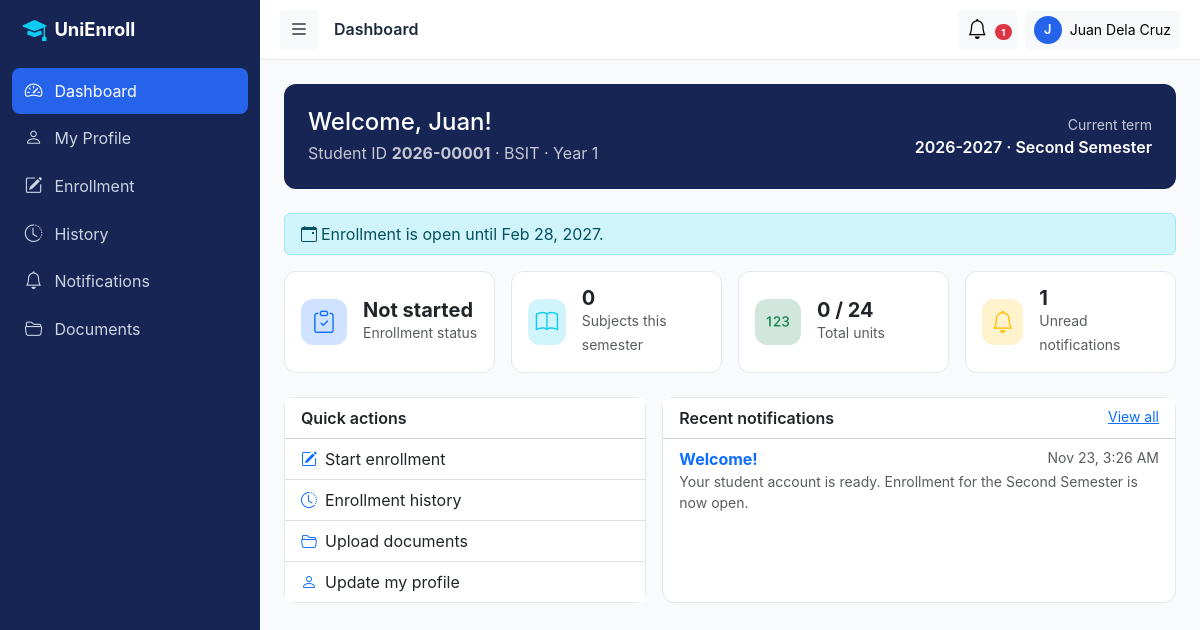
The app's page /student/dashboard.php (signed in) with its own data.
### tables this page shows
CREATE TABLE students (
  id              INT UNSIGNED AUTO_INCREMENT PRIMARY KEY,
  user_id         INT UNSIGNED NOT NULL,
  student_no      VARCHAR(20)  NOT NULL,               
  first_name      VARCHAR(60)  NOT NULL,
  middle_name     VARCHAR(60)  NULL,
  last_name       VARCHAR(60)  NOT NULL,
  gender          ENUM('male','female','other') NULL,
  birth_date      DATE NULL,
  phone           VARCHAR(30)  NULL,
  address         VARCHAR(255) NULL,
  program_id      INT UNSIGNED NOT NULL,
  year_level      TINYINT UNSIGNED NOT NULL DEFAULT 1,
  profile_picture VARCHAR(255) NULL,
  status          ENUM('active','inactive','graduated') NOT NULL DEFAULT 'active',
  created_at      TIMESTAMP NOT NULL DEFAULT CURRENT_TIMESTAMP,
  updated_at      TIMESTAMP NOT NULL DEFAULT CURRENT_TIMESTAMP ON UPDATE CURRENT_TIMESTAMP,
  UNIQUE KEY uq_students_user (user_id),
  UNIQUE KEY uq_students_no (student_no),
  KEY idx_students_name (last_name, first_name),
  KEY idx_students_program_year (program_id, year_level),
  CONSTRAINT fk_students_user FOREIGN KEY (user_id)
    REFERENCES users(id) ON UPDATE CASCADE ON DELETE CASCADE,
  CONSTRAINT fk_students_program FOREIGN KEY (program_id)
    REFERENCES programs(id) ON UPDATE CASCADE ON DELETE RESTRICT
);

CREATE TABLE programs (
  id            INT UNSIGNED AUTO_INCREMENT PRIMARY KEY,
  department_id INT UNSIGNED NOT NULL,
  code          VARCHAR(20)  NOT NULL,
  name          VARCHAR(150) NOT NULL,
  duration_years TINYINT UNSIGNED NOT NULL DEFAULT 4,    
  description   TEXT NULL,
  status        ENUM('active','inactive') NOT NULL DEFAULT 'active',
  created_at    TIMESTAMP NOT NULL DEFAULT CURRENT_TIMESTAMP,
  updated_at    TIMESTAMP NOT NULL DEFAULT CURRENT_TIMESTAMP ON UPDATE CURRENT_TIMESTAMP,
  UNIQUE KEY uq_programs_code (code),
  KEY idx_programs_department (department_id),
  CONSTRAINT fk_programs_department FOREIGN KEY (department_id)
    REFERENCES departments(id) ON UPDATE CASCADE ON DELETE RESTRICT
);

CREATE TABLE semesters (
  id                INT UNSIGNED AUTO_INCREMENT PRIMARY KEY,
  academic_year_id  INT UNSIGNED NOT NULL,
  semester_no       TINYINT UNSIGNED NOT NULL,         
  name              VARCHAR(50) NOT NULL,
  start_date        DATE NOT NULL,
  end_date          DATE NOT NULL,
  enrollment_start  DATE NULL,
  enrollment_end    DATE NULL,
  max_units         TINYINT UNSIGNED NOT NULL DEFAULT 24,
  is_active         TINYINT(1) NOT NULL DEFAULT 0,
  created_at        TIMESTAMP NOT NULL DEFAULT CURRENT_TIMESTAMP,
  updated_at        TIMESTAMP NOT NULL DEFAULT CURRENT_TIMESTAMP ON UPDATE CURRENT_TIMESTAMP,
  UNIQUE KEY uq_semesters_ay_no (academic_year_id, semester_no),
  KEY idx_semesters_active (is_active),
  CONSTRAINT fk_semesters_ay FOREIGN KEY (academic_year_id)
    REFERENCES academic_years(id) ON UPDATE CASCADE ON DELETE CASCADE
);

CREATE TABLE academic_years (
  id         INT UNSIGNED AUTO_INCREMENT PRIMARY KEY,
  name       VARCHAR(20) NOT NULL,                     
  start_date DATE NOT NULL,
  end_date   DATE NOT NULL,
  is_active  TINYINT(1) NOT NULL DEFAULT 0,
  created_at TIMESTAMP NOT NULL DEFAULT CURRENT_TIMESTAMP,
  updated_at TIMESTAMP NOT NULL DEFAULT CURRENT_TIMESTAMP ON UPDATE CURRENT_TIMESTAMP,
  UNIQUE KEY uq_academic_years_name (name),
  CONSTRAINT chk_ay_dates CHECK (end_date > start_date)
);

CREATE TABLE notifications (
  id         INT UNSIGNED AUTO_INCREMENT PRIMARY KEY,
  user_id    INT UNSIGNED NOT NULL,
  type       ENUM('info','success','warning','danger') NOT NULL DEFAULT 'info',
  title      VARCHAR(150) NOT NULL,
  message    TEXT NOT NULL,
  link       VARCHAR(255) NULL,
  is_read    TINYINT(1) NOT NULL DEFAULT 0,
  created_at TIMESTAMP NOT NULL DEFAULT CURRENT_TIMESTAMP,
  KEY idx_notifications_user_read (user_id, is_read, created_at),
  CONSTRAINT fk_notifications_user FOREIGN KEY (user_id)
    REFERENCES users(id) ON UPDATE CASCADE ON DELETE CASCADE
);

### includes/auth_check.php (called while the page is built, shortened)
<?php
function require_login(): array
{
    $pdo  = Database::getConnection();
    $stmt = $pdo->prepare('SELECT id, username, role, status FROM users WHERE id = ?');
    $stmt->execute([$_SESSION['user_id']]);
    $user = $stmt->fetch();
    $user['name'] = $_SESSION['display_name'] ?? $user['username'];
    return $user;
}
function require_role($roles): array
{
    $roles = (array)$roles;
    $user  = require_login();
        ?>
        <?php
    return $user;
}

### includes/enrollment.php (called while the page is built, shortened)
<?php
function student_by_user(PDO $pdo, int $userId): ?array
{
    $s = $pdo->prepare('SELECT s.*, p.code AS program_code, p.name AS program_name, u.email, u.username
                        FROM students s JOIN programs p ON p.id = s.program_id JOIN users u ON u.id = s.user_id WHERE s.user_id = ?');
    $s->execute([$userId]);
    return $s->fetch() ?: null;
}
function enrollment_window(?array $sem): array
{
    $today = date('Y-m-d');
    $start = $sem['enrollment_start']; $end = $sem['enrollment_end'];
    return [true, $end ? 'Enrollment is open until ' . format_date($end) . '.' : 'Enrollment is open.'];
}

### includes/functions.php (called while the page is built, shortened)
<?php
function e($value): string
{
    return htmlspecialchars((string)$value, ENT_QUOTES, 'UTF-8');
}
function url(string $path = ''): string
{
    return BASE_URL . '/' . ltrim($path, '/');
}
function format_date(?string $date, string $format = 'M d, Y'): string
{
    return $date ? date($format, strtotime($date)) : '—';
}
function scalar(PDO $pdo, string $sql, array $params = [])
{
    $stmt = $pdo->prepare($sql);
    $stmt->execute($params);
    return $stmt->fetchColumn();
}
function get_active_semester(PDO $pdo): ?array
{
    $row = $pdo->query(
        'SELECT s.*, ay.name AS ay_name FROM semesters s
         JOIN academic_years ay ON ay.id = s.academic_year_id
         WHERE s.is_active = 1 ORDER BY s.id DESC LIMIT 1'
    )->fetch();
    return $row ?: null;
}

### student/dashboard.php (the view, shortened to what this page needs)
<?php
require_once __DIR__ . '/../includes/auth_check.php';
require_once __DIR__ . '/../includes/enrollment.php';
$user = require_role('student');
$pdo  = Database::getConnection();
$me   = student_by_user($pdo, (int)$user['id']);
$sem  = get_active_semester($pdo);
[$open, $windowMsg] = enrollment_window($sem);
$enr = null; $subjectCount = 0; $units = 0;
if ($sem) {
    $q = $pdo->prepare('SELECT * FROM enrollments WHERE student_id = ? AND semester_id = ?');
    $q->execute([$me['id'], $sem['id']]);
    $enr = $q->fetch() ?: null;
}
$status = $enr['status'] ?? 'not started';
$n = $pdo->prepare('SELECT * FROM notifications WHERE user_id = ? ORDER BY id DESC LIMIT 5');
$n->execute([$user['id']]);
$notes = $n->fetchAll();
require_once __DIR__ . '/../includes/header.php';
?>
<div class="card mb-4 border-0 bg-navy text-white"><div class="card-body p-4 d-flex flex-wrap justify-content-between align-items-center gap-3">
  <div><h4 class="mb-1">Welcome, <?= e($me['first_name']) ?>!</h4>
    <div class="opacity-75">Student ID <strong><?= e($me['student_no']) ?></strong> · <?= e($me['program_code']) ?> · Year <?= (int)$me['year_level'] ?></div></div>
  <div class="text-md-end"><div class="small opacity-75">Current term</div>
    <div class="fw-semibold"><?= $sem ? e($sem['ay_name'] . ' · ' . $sem['name']) : 'No active semester' ?></div></div>
</div></div>
<?php if ($enr && $enr['status'] === 'rejected'): ?>
  <div class="alert alert-danger"><strong>Your application was rejected.</strong> <?= $enr['remarks'] ? e($enr['remarks']) : '' ?> You can update your subjects and resubmit.</div>
<?php elseif ($enr && $enr['status'] === 'approved'): ?>
  <div class="alert alert-success"><i class="bi bi-check-circle me-1"></i>You are enrolled for this semester.</div>
<?php elseif ($sem): ?>
  <div class="alert alert-<?= $open ? 'info' : 'secondary' ?> py-2"><i class="bi bi-calendar-event me-1"></i><?= e($windowMsg) ?></div>
<?php endif; ?>
<div class="row g-3 mb-4">
  <?php foreach ([
    ['Enrollment status', ucfirst($status), 'bi-clipboard-check', 'primary'],
    ['Subjects this semester', $subjectCount, 'bi-book', 'info'],
    ['Total units', $units . ($sem ? ' / ' . (int)$sem['max_units'] : ''), 'bi-123', 'success'],
    ['Unread notifications', (int)scalar($pdo, 'SELECT COUNT(*) FROM notifications WHERE user_id = ? AND is_read = 0', [$user['id']]), 'bi-bell', 'warning'],
  ] as [$label, $value, $icon, $color]): ?>
    <div class="col-6 col-xl-3"><div class="card stat-card h-100"><div class="card-body d-flex align-items-center gap-3">
      <div class="stat-icon bg-<?= $color ?>-subtle text-<?= $color ?>"><i class="bi <?= $icon ?>"></i></div>
      <div><div class="fs-5 fw-bold lh-1"><?= e($value) ?></div><small class="text-muted"><?= e($label) ?></small></div>
    </div></div></div>
  <?php endforeach; ?>
</div>
<div class="row g-3">
  <div class="col-lg-5"><div class="card h-100"><div class="card-header bg-white fw-semibold">Quick actions</div>
    <div class="list-group list-group-flush">
      <a class="list-group-item list-group-item-action" href="<?= e(url('student/enrollment.php')) ?>"><i class="bi bi-pencil-square me-2 text-primary"></i><?= $enr ? 'View / continue enrollment' : 'Start enrollment' ?></a>
      <a class="list-group-item list-group-item-action" href="<?= e(url('student/enrollment-history.php')) ?>"><i class="bi bi-clock-history me-2 text-primary"></i>Enrollment history</a>
      <a class="list-group-item list-group-item-action" href="<?= e(url('student/documents.php')) ?>"><i class="bi bi-folder2-open me-2 text-primary"></i>Upload documents</a>
      <a class="list-group-item list-group-item-action" href="<?= e(url('student/profile.php')) ?>"><i class="bi bi-person me-2 text-primary"></i>Update my profile</a>
    </div></div></div>
  <div class="col-lg-7"><div class="card h-100"><div class="card-header bg-white d-flex justify-content-between"><span class="fw-semibold">Recent notifications</span>
      <a href="<?= e(url('student/notifications.php')) ?>" class="small">View all</a></div>
    <?php if (!$notes): ?><div class="empty-state"><i class="bi bi-bell-slash"></i>No notifications yet</div><?php else: ?>
    <div class="list-group list-group-flush"><?php foreach ($notes as $x): ?>
      <div class="list-group-item"><div class="d-flex justify-content-between"><strong class="<?= $x['is_read'] ? '' : 'text-primary' ?>"><?= e($x['title']) ?></strong>
        <small class="text-muted"><?= e(format_date($x['created_at'], 'M d, g:i A')) ?></small></div><div class="small text-muted"><?= e($x['message']) ?></div></div>
    <?php endforeach; ?></div><?php endif; ?></div></div>
</div>
<?php require_once __DIR__ . '/../includes/footer.php'; ?>

### assets/css/style.css (style rules this page uses)
:root { --navy: #172554; --royal: #2563EB; --cyan: #06B6D4; --bg: #F8FAFC; --card: #FFFFFF; --text: #1E293B; --muted: #64748B; --border: #E2E8F0; --success:#16A34A; --warning:#F59E0B; --danger: #DC2626; --radius: 12px; --sidebar-w: 260px; --transition: .2s ease; }
body { font-family: 'Inter', system-ui, -apple-system, 'Segoe UI', Roboto, sans-serif; background: var(--bg); color: var(--text); }
.bg-navy { background: var(--navy) !important; }
.card { border: 1px solid var(--border); border-radius: var(--radius); }
.stat-card { transition: var(--transition); }
.stat-icon { width: 46px; height: 46px; border-radius: 12px; display: flex; align-items: center; justify-content: center; font-size: 1.4rem; }

### records on screen
students: first_name "Juan", student_no "2026-00001", program.code "BSIT", year_level "1"
semesters: academic_year+name "2026-2027 · Second Semester"
notifications: title "Welcome!", created_at "Nov 23, 3:26 AM", message "Your student account is ready. Enrollment for the Second Semester is now open."

### other values on screen
$label "Dashboard"
$label "My Profile"
$label "Enrollment"
$label "History"
$label "Notifications"
$label "Documents"
$pageTitle "Dashboard"
$_unread "1"
mb_substr($user['name'], 0, 1) "J"
$user['name'] "Juan Dela Cruz"
$windowMsg "Enrollment is open until Feb 28, 2027."
$value "Not started"
$label "Enrollment status"
$value "0"
$label "Subjects this semester"
